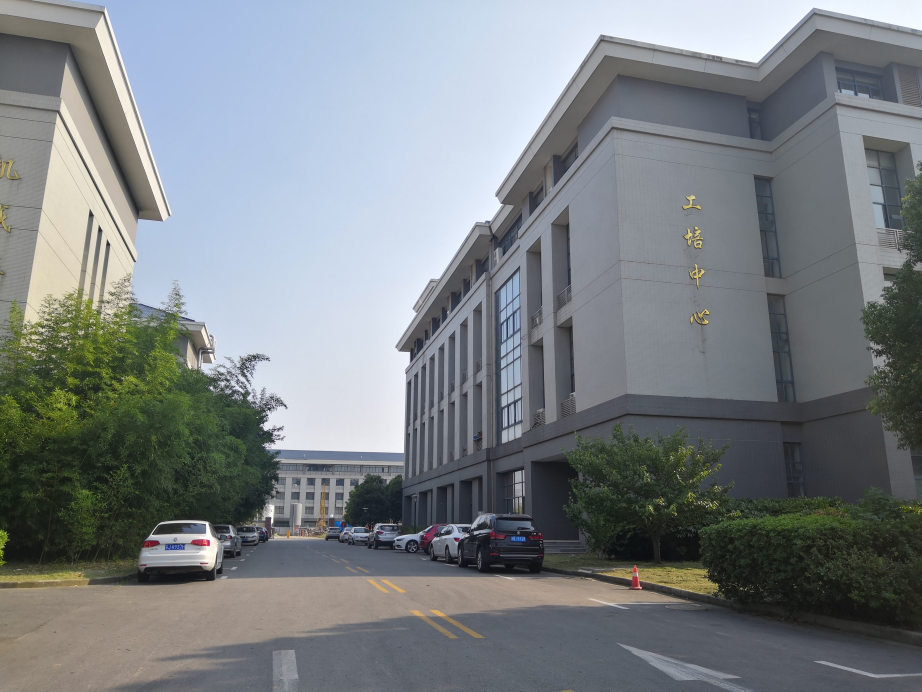
#> input picture src/image_mosaic/image/2.jpg, 4608 x 3456 px (shown at 1/5 size)
$ python mosaic.py
#> lines starting #> are read from the running program, lines starting #| are printed output that depends on the picture
#coding: utf-8
import numpy as np
import cv2
import math


def getTransformMatrix(leftImage,rightImage):
	surf=cv2.xfeatures2d.SURF_create(400) #将Hessian Threshold设置为400,阈值越大能检测的特征就越少
	kp1,des1=surf.detectAndCompute(leftImage,None)  #查找关键点和描述符
	kp2,des2=surf.detectAndCompute(rightImage,None)

	FLANN_INDEX_KDTREE=0   #建立FLANN匹配器的参数
	indexParams=dict(algorithm=FLANN_INDEX_KDTREE,trees=5) #配置索引，密度树的数量为5
	searchParams=dict(checks=50)    #指定递归次数
	#FlannBasedMatcher：是目前最快的特征匹配算法（最近邻搜索）
	flann=cv2.FlannBasedMatcher(indexParams,searchParams)  #建立匹配器
	matches=flann.knnMatch(des1,des2,k=2)  #得出匹配的关键点

# [4 lines of commented-out code are left out]

	goodMatches=[]
	#提取优秀的特征点
	for m,n in matches:
		if m.distance < 0.45*n.distance: #如果第一个邻近距离比第二个邻近距离的0.7倍小，则保留
			goodMatches.append(m)

	result = cv2.drawMatches(leftImage, kp1, rightImage, kp2, goodMatches,None, flags=2)
	cv2.namedWindow("matches",0)
	cv2.imshow("matches",result)
	cv2.waitKey()

	src_pts = np.array([ kp1[m.queryIdx].pt for m in goodMatches])    #查询图像的特征描述子索引
	dst_pts = np.array([ kp2[m.trainIdx].pt for m in goodMatches])    #训练(模板)图像的特征描述子索引

	#H=cv2.findHomography(src_pts,dst_pts)         #生成变换矩阵
	Hinv = cv2.findHomography(dst_pts,src_pts)		#rightImage to leftImage
	return Hinv[0]

def mosaic(leftImage,rightImage):
	transformMatrix = getTransformMatrix(leftImage,rightImage) # 求解rightImage转到leftImage视角下的变换矩阵

	h_l, w_l = leftImage.shape[:2]
	h_r, w_r = rightImage.shape[:2]

	#右图变换到左图视角后的图片
	rImgInleftView=cv2.warpPerspective(rightImage,transformMatrix,(w_l+w_r ,h_l))#透视变换，新图像可容纳完整的两幅图
	rightup = np.dot(transformMatrix, [w_r,0,1])
	rightbottom = np.dot(transformMatrix, [w_r,h_r,1])
	x_rightup = rightup[0]/rightup[2]
	x_rightbottom = rightbottom[0]/rightbottom[2]
	x_edge = int(min(x_rightup, x_rightbottom))
	rImgInleftView = rImgInleftView[:,:x_edge]
	#简单相加求出结果,在左右图光线明显不同的情况下，拼接后有明显痕迹
#	rImgInleftView[:,:w_l] = leftImage
#	return rImgInleftView

	#使用线性渐变拼接图片，像素为0的点用左图对应点填充
	#变换后的左侧顶点坐标
	leftbottom = np.dot(transformMatrix, [[0],[h_r],[1]])
	leftup = np.dot(transformMatrix, [0,0,1])
	x_leftbottom = leftbottom[0]/leftbottom[2]
	x_leftup = leftup[0]/leftup[2]
	x_start = int(max(x_leftbottom, x_leftup))
	if x_start<0:
		x_start = 0
	x_end = w_l

	cv2.namedWindow('rImgInleftView',0)
	cv2.imshow('rImgInleftView',rImgInleftView)
	emptyIndex = np.nonzero(np.sum(rImgInleftView[:,x_start:x_end],axis=2)==0)
	emptyIndex = list(emptyIndex)
	emptyIndex[0] = list(emptyIndex[0])
	emptyIndex[1] = list(np.array((emptyIndex[1])) + (x_start))

	#emptyIndex[0] = emptyIndex[0]+x_start  #emptyIndex is tuple

	#拷贝不重叠部分
	rImgInleftView[:h_l,:x_start] = leftImage[:h_l,:x_start]

	dst_corners = rImgInleftView

	#线性渐变
	for col in range(x_start,x_end):
		k2 = float(col-x_start)/(x_end-x_start)
		k1 = 1.0-k2
		dst_corners[:,col] = k1*leftImage[:,col] + k2 * dst_corners[:,col]

	#重叠区黑点用左侧图填充
	dst_corners[emptyIndex] = leftImage[emptyIndex]

	return dst_corners

def main():
	leftImage = cv2.imread('../image/2.jpg')
#> leftImage is the input picture: shape (3456, 4608, 3); mean B, G, R 132.2, 129.1, 123.6
	rightImage = cv2.imread('../image/3.jpg')
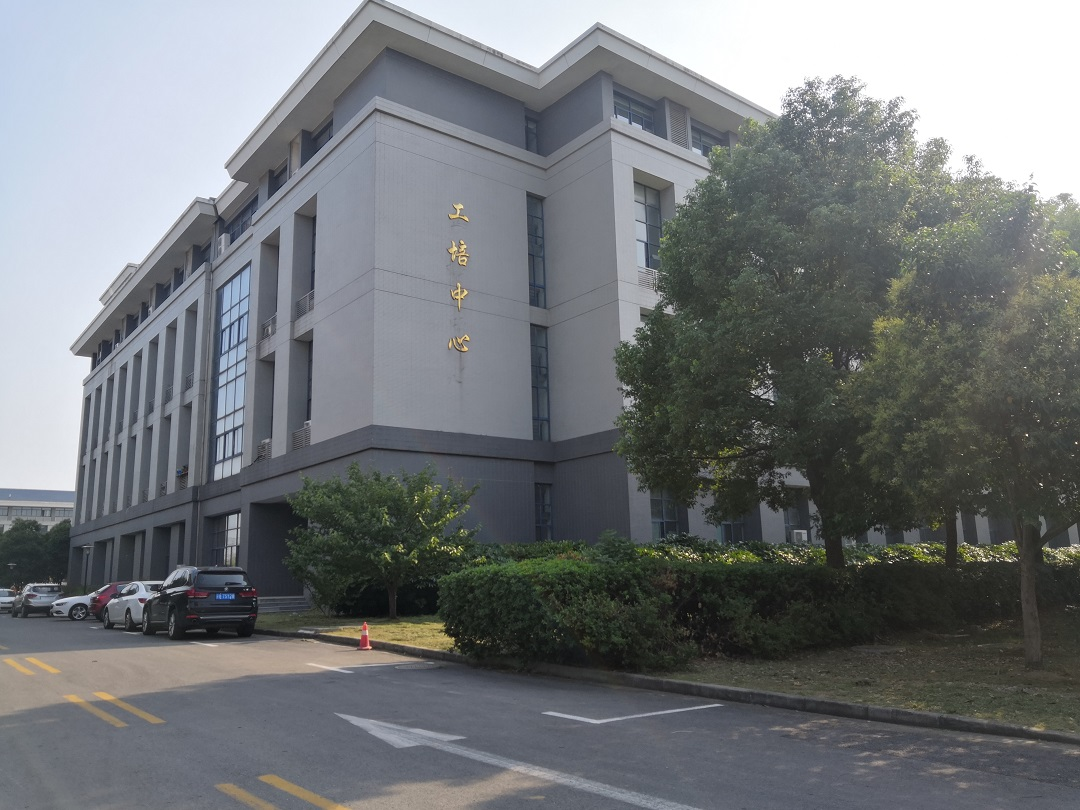
#> input picture src/image_mosaic/image/3.jpg, 1080 x 810 px
#> rightImage is the input picture: shape (810, 1080, 3); mean B, G, R 121.2, 118.8, 115.2
	leftROI = leftImage[:,leftImage.shape[1]-500:]
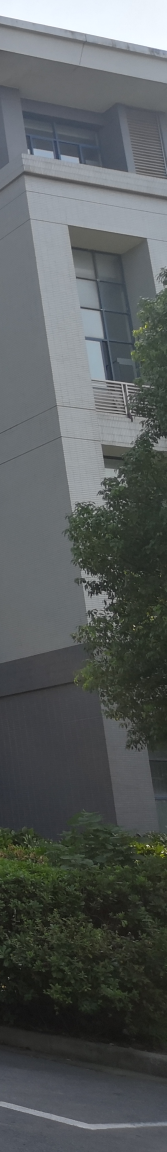
#> leftROI: shape (3456, 500, 3) (shown at 1/3 size); mean B, G, R 91.9, 92, 87.4

	result = mosaic(leftImage,rightImage)

	cv2.namedWindow('result',0)
	cv2.imshow('result',result)


	cv2.waitKey()


if __name__ == "__main__":
#> (the run stopped early here; a loop or call above may not have finished)
